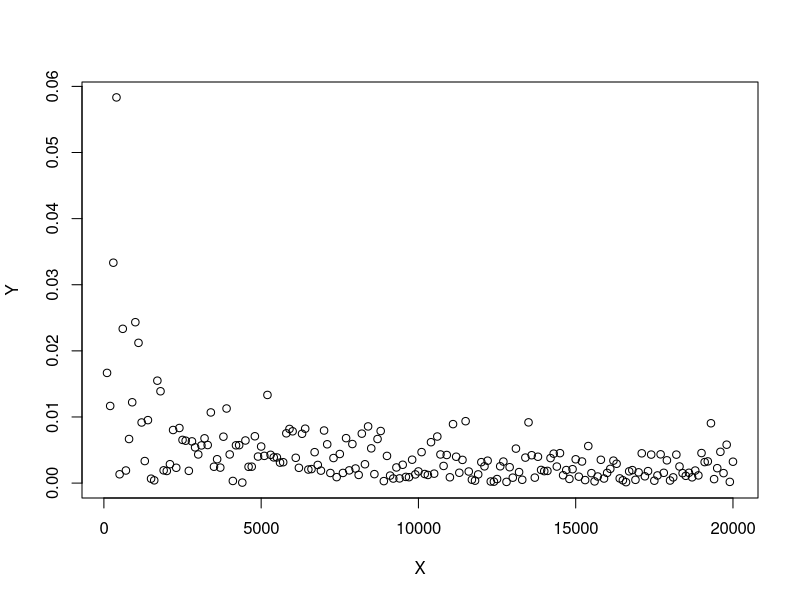
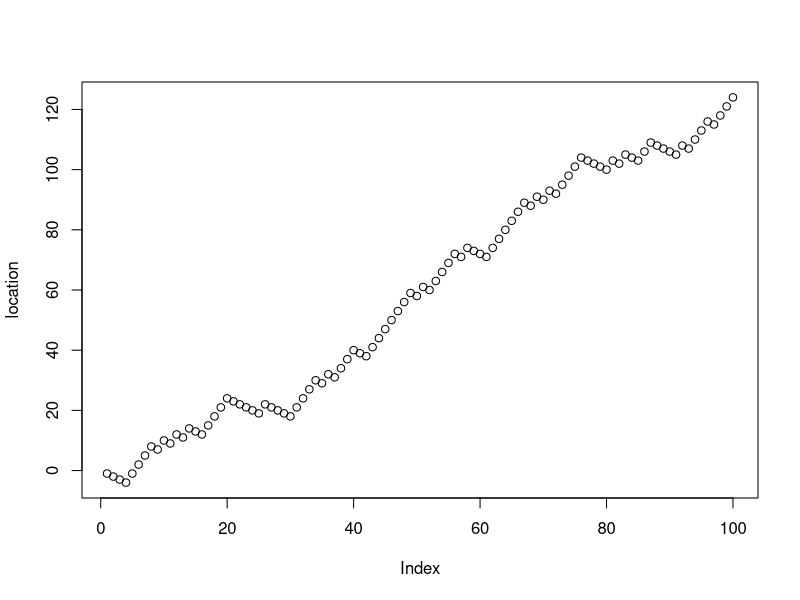
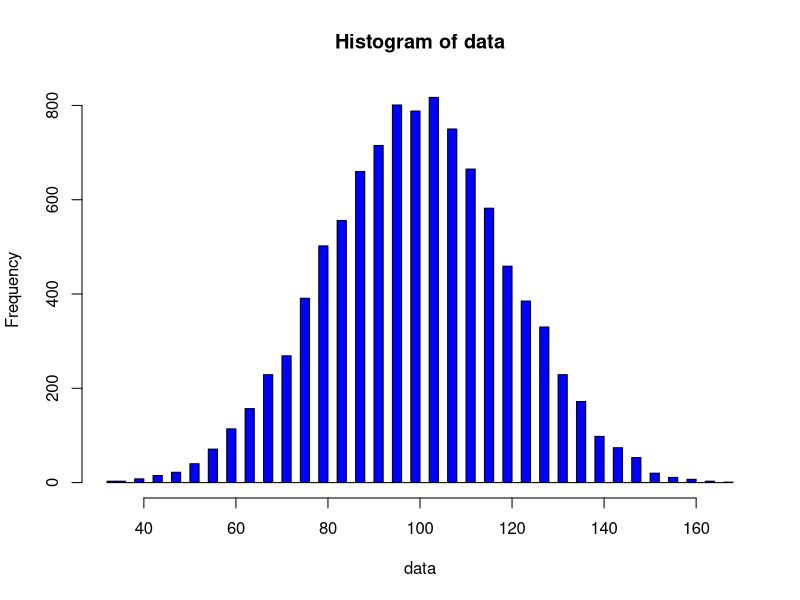
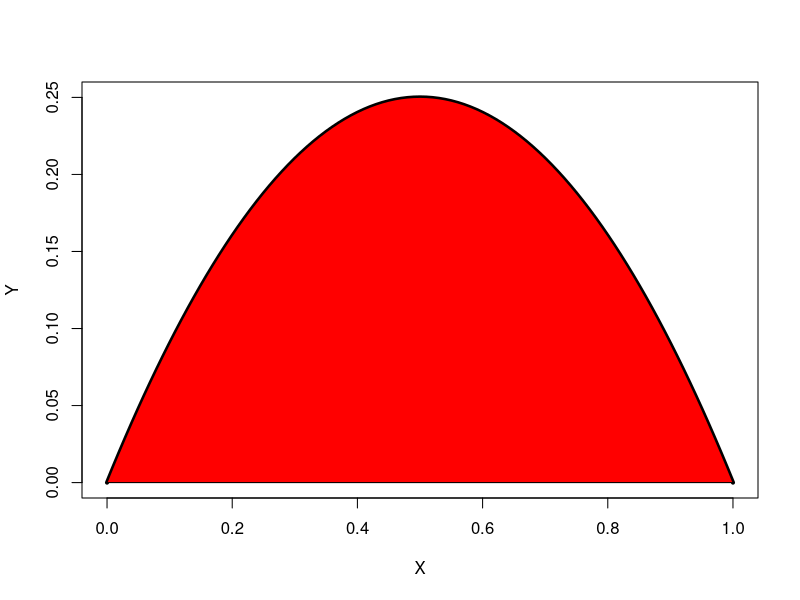
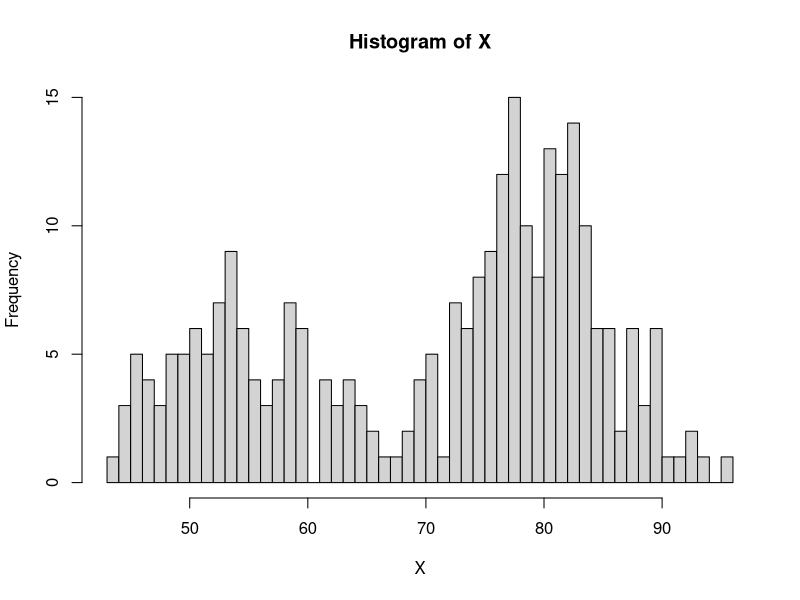
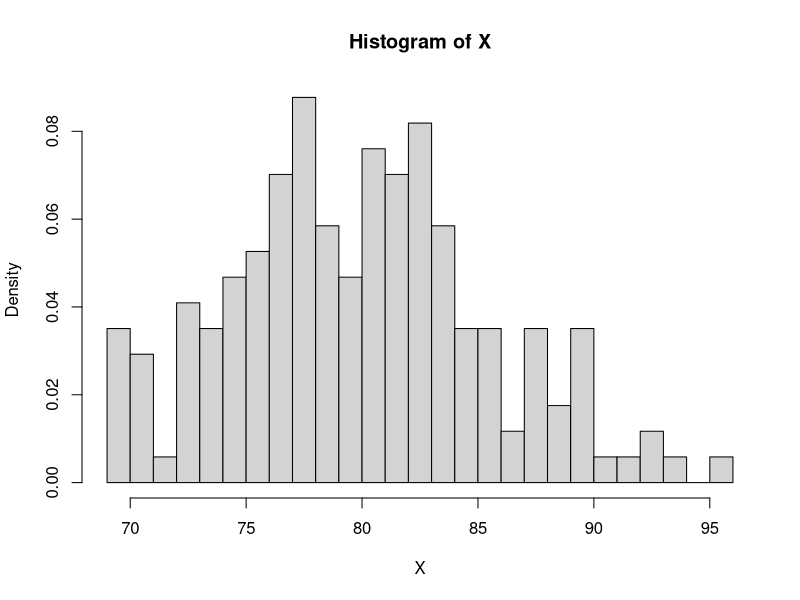
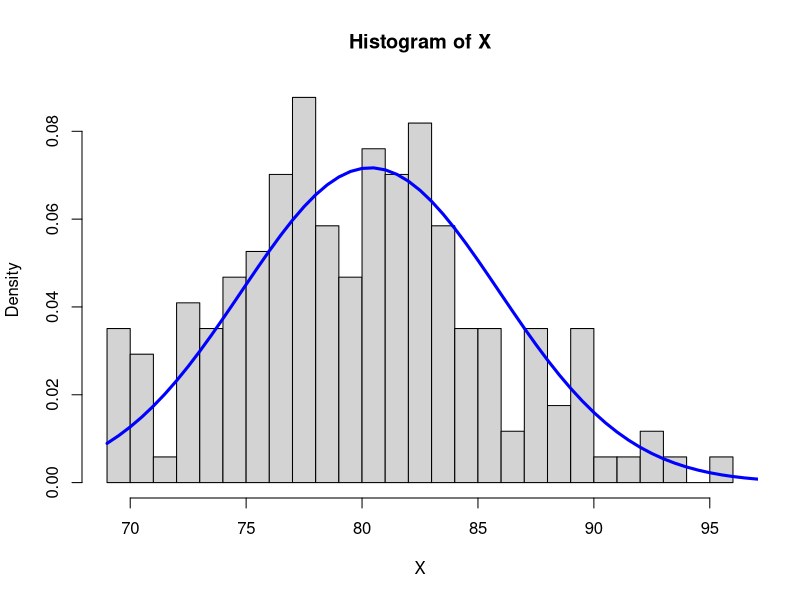
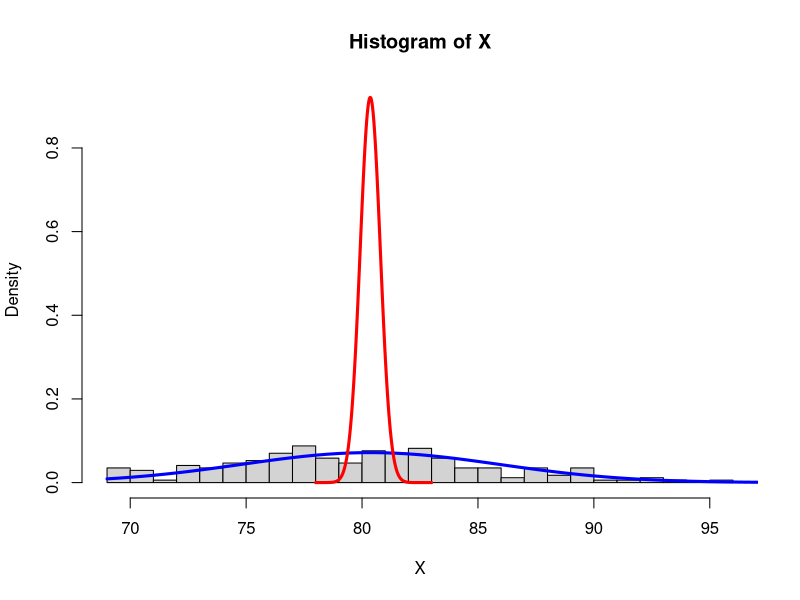

Recreate these plots in R, in order.
## ---- chunk 1
knitr::opts_chunk$set(echo = TRUE,
                      warning = FALSE,
                      message = FALSE)
## ---- chunk 2
choose(52,5)
## ---- chunk 3
data <- sample(c(0,1,1,1,1,1,1,2,2,2),1000000,replace=TRUE)
## ---- chunk 4
mean(data)
## ---- chunk 5
runif(1)
## ---- chunk 6
runif(20)
## ---- chunk 7
data <- runif(100000)
## ---- chunk 8
runif(5)
## ---- chunk 9
runif(5)
## ---- chunk 10
set.seed(1234)
runif(5)
## ---- chunk 11
set.seed(1234)
runif(5)
## ---- chunk 12
data <- c('red','blue','green','yellow')
## ---- chunk 13
set.seed(1234)
sample(data,3)
## ---- chunk 14
set.seed(1234)
sample(data,3,replace = TRUE)
## ---- chunk 15
choices <- c('a','b','c','d')
sample(choices, 20, replace = TRUE)
## ---- chunk 16
choices <- c('a','a','a','b','c','d')
sample(choices, 20, replace = TRUE)
## ---- chunk 17
x <- c(1,2,5,7)
x^2
## ---- chunk 18
f <- function(x) {
  if (x>3) {
    return(0)
  } else {
    return(x^2)
  }
}
f <- Vectorize(f)
x <- c(1,2,5,7)
f(x)
## ---- chunk 19
set.seed(42) # Hitchhiker's Guide
number_of_experiments <- 100000
one_die <- 1:6
## ---- chunk 20
one_roll <- function() {
  return(sum(sample(one_die,2,replace=TRUE)))
}
## ---- chunk 21
print(one_roll())
## ---- chunk 22
print(one_roll())
## ---- chunk 23
sapply(1:10,function(z) one_roll())
## ---- chunk 24
data <- sapply(1:number_of_experiments,
               function(z) one_roll())
## ---- chunk 25
number_of_7 <- length(which(data==7))
## ---- chunk 26
number_of_7/number_of_experiments
## ---- chunk 27
6/36
## ---- chunk 28
run_experiments <- function(number_of_experiments) {
  data <- sapply(1:number_of_experiments,
                 function(z) one_roll())
  number_of_7 <- length(which(data==7))
  return(number_of_7/number_of_experiments)
}
run_experiments <- Vectorize(run_experiments)
## ---- chunk 29
X <- 100*(1:200)
estimates <- run_experiments(X)
Y <- abs(estimates-6/36)
plot(X,Y)
## ---- chunk 30
set.seed(42)
coin_flips <- sample(c(-1,1),100,replace=TRUE)
extra_steps <- 2*coin_flips
location <- cumsum(1+extra_steps)
plot(location)
## ---- chunk 31
tail(location,1)
## ---- chunk 32
set.seed(42)
number_of_trips <- 10000
one_trip <- function() {
  coin_flips <- sample(c(-1,1),100,replace=TRUE)
  extra_steps <- 2*coin_flips
  location <- cumsum(1+extra_steps)
  return(tail(location,1))
}
data <- sapply(1:number_of_trips,function(z) one_trip())
## ---- chunk 33
hist(data,breaks=60,col='blue')
## ---- chunk 34
set.seed(42)
number_of_experiments <- 100000
wait_time <- 15
## ---- chunk 35
one_rep <- function() {
  arrival_time <- runif(2,min=0,max=60)  # generate two arrival times
  abs(arrival_time[1]-arrival_time[2])<=15
}
## ---- chunk 36
data <- sapply(1:number_of_experiments,
       function(z) one_rep())
## ---- chunk 37
length(which(data))/number_of_experiments
## ---- chunk 38
number_of_experiments <- 100000
## ---- chunk 39
one_rep <- function() {
  arrival_time <- runif(2,min=0,max=60)  # generate two arrival times
  wait_time <- runif(1,min=0,max=20)  # generate one wait time
  abs(arrival_time[1]-arrival_time[2])<=wait_time
}
## ---- chunk 40
data <- sapply(1:number_of_experiments,
       function(z) one_rep())
## ---- chunk 41
length(which(data))/number_of_experiments
## ---- chunk 42
set.seed(42)
inputs <- runif(10000,min=0,max=5)
f <- function(x) {
  return(x*(1-x))
}
outputs <- f(inputs)
## ---- chunk 43
max(outputs)
## ---- chunk 44
index <- which.max(outputs)
inputs[index]
## ---- chunk 45
X <- seq(from=0,to=1,by=0.01)
f <- Vectorize(
  function(x) {
    return(x*(1-x))
  }
)
Y <- f(X)
plot(X,Y,type='l',lwd=4)
XX <- c(X,rev(X))
YY <- c(Y,rep(0,length(X)))
polygon(XX,YY,col='red')
## ---- chunk 46
xmin <- 0
xmax <- 1
ymin <- 0
ymax <- 0.3
number_of_darts <- 10000
X <- runif(number_of_darts,min=xmin,max=xmax)
Y <- runif(number_of_darts,min=ymin,max=ymax)
## ---- chunk 47
image_area <- (xmax-xmin)*(ymax-ymin)
image_area
## ---- chunk 48
darts_in_region <- length(which(Y <= f(X)))
## ---- chunk 49
darts_in_region/number_of_darts
## ---- chunk 50
darts_in_region/number_of_darts * image_area
## ---- chunk 51
integrate(f,lower=0,upper=1)
## ---- chunk 52
data(faithful)
head(faithful)
## ---- chunk 53
X <- faithful$waiting
hist(X,breaks=60)
## ---- chunk 54
X <- X[X>68]
hist(X,breaks=30,freq=FALSE)
## ---- chunk 55
mu <- mean(X)
sigma <- sd(X)
## ---- chunk 56
hist(X,breaks=30,freq=FALSE)
x <- seq(from=69,to=100,by=0.5)
y <- dnorm(x,mean=mu,sd=sigma)
lines(x,y,col='blue',lwd=3)
## ---- chunk 57
sample_size <- length(X)
one_mean <- function() {
  return(mean(sample(X,sample_size,replace=TRUE)))
}
sample_means <- sapply(1:1000,function(z) one_mean())
meanmu <- mean(sample_means)
meansigma <- sd(sample_means)
xmean <- seq(from=78,to=83,by=0.01)
ymean <- dnorm(xmean,mean=meanmu,sd=meansigma)
hist(X,breaks=30,freq=FALSE,ylim=c(0,max(ymean)))
lines(x,y,col='blue',lwd=3)
lines(xmean,ymean,col='red',lwd=3)
## ---- chunk 58
interval90 <- qnorm(c(.05,.95),mean=meanmu,sd=meansigma)
interval90
## ---- chunk 59
interval95 <- qnorm(c(.025,.975),mean=meanmu,sd=meansigma)
interval95
## ---- chunk 60
data(faithful)
X <- faithful$eruptions
hist(X,breaks=60)
## ---- chunk 61
dX <- density(X,adjust=0.3)
x <- seq(from = 1.5,to = 5.5,by=0.01)
f <- approxfun(dX$x,dX$y)
y <- f(x)
hist(X,breaks=60,freq=FALSE)
lines(x,y,col='blue',lwd=3)
## ---- chunk 62
sample_size <- length(X)
one_mean <- function() {
  return(mean(sample(X,sample_size,replace=TRUE)))
}
sample_means <- sapply(1:1000,function(z) one_mean())
meanmu <- mean(sample_means)
meansigma <- sd(sample_means)
xmean <- seq(from=3.27,to=3.7,by=0.01)
ymean <- dnorm(xmean,mean=meanmu,sd=meansigma)
hist(X,breaks=60,freq=FALSE,ylim=c(0,max(ymean)))
lines(x,y,col='blue',lwd=3)
lines(xmean,ymean,col='red',lwd=3)
## ---- chunk 63
interval <- qnorm(c(.025,.975),mean=meanmu,sd=meansigma)
interval
## ---- chunk 64
hist(X,breaks=60,freq=FALSE)
lines(x,y,col='blue',lwd=3)
abline(v=interval[1],col='red',lwd=3)
abline(v=interval[2],col='red',lwd=3)
## ---- chunk 65
interval <- qnorm(c(.1,.9),mean=meanmu,sd=meansigma)
hist(X,breaks=60,freq=FALSE)
lines(x,y,col='blue',lwd=3)
abline(v=interval[1],col='red',lwd=3)
abline(v=interval[2],col='red',lwd=3)
## ---- chunk 66
box <- c(rep(0,10),rep(1,30),rep(2,50),rep(3,10))
## ---- chunk 67
data <- sample(box,500,replace=TRUE)
barplot(table(data))
## ---- chunk 68
data(Loblolly)
X <- as.numeric(as.character(Loblolly$Seed))
## ---- chunk 69
length(unique(X))
## ---- chunk 70
data <- sample(X,500,replace=TRUE)
barplot(table(data))
## ---- chunk 71
X <- seq(from=-3,to=3,by=0.01)
Y <- pnorm(X)
plot(X,Y)
## ---- chunk 72
y <- runif(1)
## ---- chunk 73
set.seed(42)
plot(X,Y)
abline(h=y,col='red')
## ---- chunk 74
location <- which.min(abs(Y-y))
the_draw <- X[location]
plot(X,Y)
abline(h=y,col='red')
abline(v=the_draw,col='blue')
## ---- chunk 75
set.seed(42)
y <- runif(1000)
find_X <- function(y) {
  location <- which.min(abs(Y-y))
  return(X[location])
}
find_X <- Vectorize(find_X)
draws <- find_X(y)
## ---- chunk 76
hist(draws,breaks=40)
## ---- chunk 77
data(sunspot.year)
spots <- ceiling(sunspot.year)
head(spots)
## ---- chunk 78
countem <- function(data,x) {
  sum(data==x)
}
X <- 0:max(spots)
temp <- sapply(X,function(z) countem(spots,z))
f <- temp/sum(temp)
barplot(f)
## ---- chunk 79
Y <- cumsum(f)
plot(X,Y)
## ---- chunk 80
set.seed(42)
y <- runif(1000)
find_X <- function(y) {
  location <- which.min(abs(Y-y))
  return(X[location])
}
draws <- sapply(y,find_X)
hist(draws,breaks=60)
## ---- chunk 81
draws=sample(spots,1000,replace=TRUE)
hist(draws,breaks=60)
## ---- chunk 82
data(Nile)
head(Nile)
## ---- chunk 83
hist(Nile)
## ---- chunk 84
Nile_density <- density(Nile)
## ---- chunk 85
Nile_approx <- approxfun(Nile_density)
f <- function(x){
  if (x<min(Nile) | x>max(Nile)) {
    r <- 0
  } else {
    r <- Nile_approx(x)
  }
  return(r)
}
f <- Vectorize(f)
X <- min(Nile):max(Nile)
Y <- sapply(X,function(z) integrate(f,lower=-Inf,upper=z,stop.on.error = FALSE)$value)
hist(Nile,freq=FALSE)
lines(X,f(X),col='blue',lwd=2)
## ---- chunk 86
plot(X,Y,type='l',lwd=2)
## ---- chunk 87
set.seed(42)
y <- runif(1000)
find_X <- function(y) {
  location <- which.min(abs(Y-y))
  return(X[location])
}
find_X <- Vectorize(find_X)
draws <- find_X(y)
hist(draws,breaks=60)
## ---- chunk 88
f_temp <- function(x1,x2) {
  if (x1>=0 & x1<=2 & x2>=0 & x2<=2) {
    return(5*exp(-x1-x2))
  } else {
    return(0)
  }
}
## ---- chunk 89
set.seed(42)
number_of_darts <- 100000
X1 <- runif(number_of_darts,min=0,max=2)
X2 <- runif(number_of_darts,min=0,max=2)
Y <- runif(number_of_darts,min=0,max=5)
outputs <- sapply(1:length(X1),function(j) f_temp(X1[j],X2[j]))
volume <- length(which(Y<=outputs))/number_of_darts * 2*2*5
volume
## ---- chunk 90
f <- function(x1,x2) {
  return(f_temp(x1,x2)/volume)
}
## ---- chunk 91
set.seed(42)
number_of_darts <- 5000
X1 <- runif(number_of_darts,min=0,max=2)
X2 <- runif(number_of_darts,min=0,max=2)
Y <- runif(number_of_darts,min=0,max=1)
outputs <- sapply(1:length(X1),function(j) f_temp(X1[j],X2[j]))
keepers <- which(Y<=outputs)
x1 <- X1[keepers]
x2 <- X2[keepers]
plot(x1,x2)
